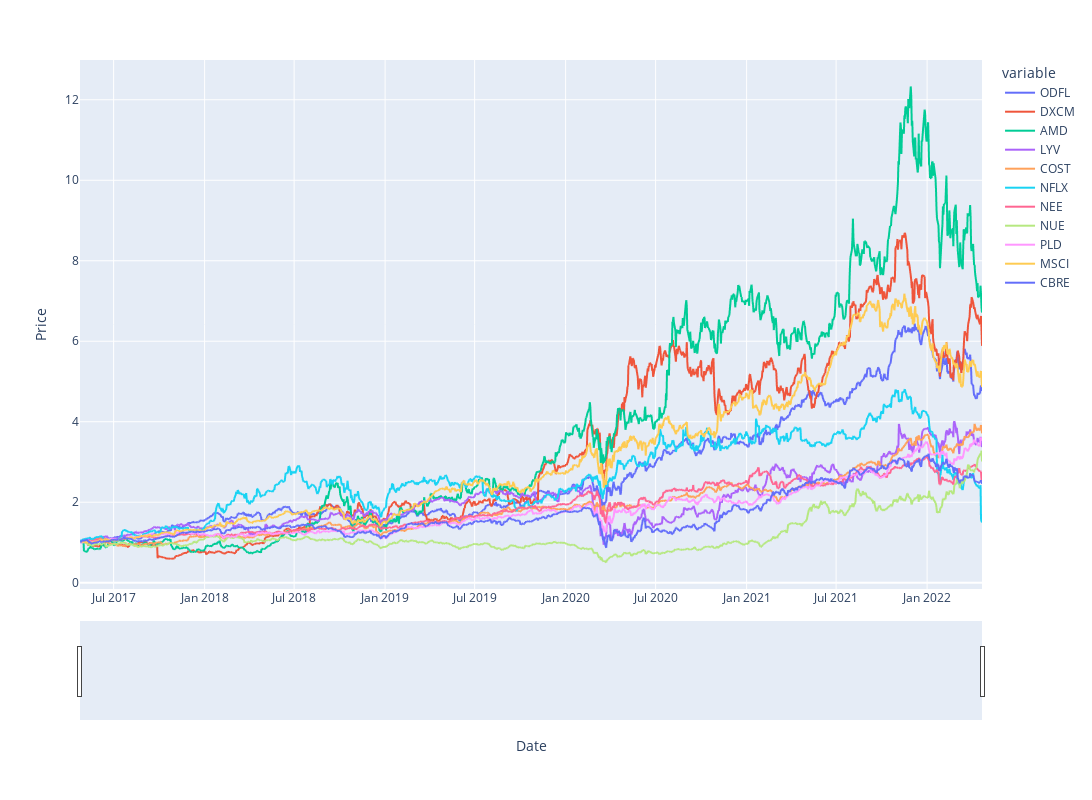

The notebook cell saved with this chart:
### Code cell
# Plot out cumulative returns for each stock since beginning of 2017
fig = px.line(mult_cum_df, x=mult_cum_df.index, y=mult_cum_df.columns)
fig.update_xaxes(title="Date", rangeslider_visible=True)
fig.update_yaxes(title="Price")
fig.update_layout(height=800, width=1300, 
                  showlegend=True)
fig.show()

### Figure 1 — Plotly figure (JSON) as saved in the notebook; plotly's stock layout.template omitted (floating-point values rounded to 4 significant figures; data arrays with more than 128 entries replaced by an {"elided": "..."} marker saying what was removed)
{"data": [{"hovertemplate": "variable=ODFL<br>Date=%{x}<br>value=%{y}<extra></extra>", "legendgroup": "ODFL", "line": {"color": "#636efa", "dash": "solid"}, "marker": {"symbol": "circle"}, "mode": "lines", "name": "ODFL", "showlegend": true, "type": "scattergl", "x": {"elided": "1260 str values"}, "xaxis": "x", "y": {"elided": "1260 float values"}, "yaxis": "y"}, {"hovertemplate": "variable=DXCM<br>Date=%{x}<br>value=%{y}<extra></extra>", "legendgroup": "DXCM", "line": {"color": "#EF553B", "dash": "solid"}, "marker": {"symbol": "circle"}, "mode": "lines", "name": "DXCM", "showlegend": true, "type": "scattergl", "x": {"elided": "1260 str values"}, "xaxis": "x", "y": {"elided": "1260 float values"}, "yaxis": "y"}, {"hovertemplate": "variable=AMD<br>Date=%{x}<br>value=%{y}<extra></extra>", "legendgroup": "AMD", "line": {"color": "#00cc96", "dash": "solid"}, "marker": {"symbol": "circle"}, "mode": "lines", "name": "AMD", "showlegend": true, "type": "scattergl", "x": {"elided": "1260 str values"}, "xaxis": "x", "y": {"elided": "1260 float values"}, "yaxis": "y"}, {"hovertemplate": "variable=LYV<br>Date=%{x}<br>value=%{y}<extra></extra>", "legendgroup": "LYV", "line": {"color": "#ab63fa", "dash": "solid"}, "marker": {"symbol": "circle"}, "mode": "lines", "name": "LYV", "showlegend": true, "type": "scattergl", "x": {"elided": "1260 str values"}, "xaxis": "x", "y": {"elided": "1260 float values"}, "yaxis": "y"}, {"hovertemplate": "variable=COST<br>Date=%{x}<br>value=%{y}<extra></extra>", "legendgroup": "COST", "line": {"color": "#FFA15A", "dash": "solid"}, "marker": {"symbol": "circle"}, "mode": "lines", "name": "COST", "showlegend": true, "type": "scattergl", "x": {"elided": "1260 str values"}, "xaxis": "x", "y": {"elided": "1260 float values"}, "yaxis": "y"}, {"hovertemplate": "variable=NFLX<br>Date=%{x}<br>value=%{y}<extra></extra>", "legendgroup": "NFLX", "line": {"color": "#19d3f3", "dash": "solid"}, "marker": {"symbol": "circle"}, "mode": "lines", "name": "NFLX", "showlegend": true, "type": "scattergl", "x": {"elided": "1260 str values"}, "xaxis": "x", "y": {"elided": "1260 float values"}, "yaxis": "y"}, {"hovertemplate": "variable=NEE<br>Date=%{x}<br>value=%{y}<extra></extra>", "legendgroup": "NEE", "line": {"color": "#FF6692", "dash": "solid"}, "marker": {"symbol": "circle"}, "mode": "lines", "name": "NEE", "showlegend": true, "type": "scattergl", "x": {"elided": "1260 str values"}, "xaxis": "x", "y": {"elided": "1260 float values"}, "yaxis": "y"}, {"hovertemplate": "variable=NUE<br>Date=%{x}<br>value=%{y}<extra></extra>", "legendgroup": "NUE", "line": {"color": "#B6E880", "dash": "solid"}, "marker": {"symbol": "circle"}, "mode": "lines", "name": "NUE", "showlegend": true, "type": "scattergl", "x": {"elided": "1260 str values"}, "xaxis": "x", "y": {"elided": "1260 float values"}, "yaxis": "y"}, {"hovertemplate": "variable=PLD<br>Date=%{x}<br>value=%{y}<extra></extra>", "legendgroup": "PLD", "line": {"color": "#FF97FF", "dash": "solid"}, "marker": {"symbol": "circle"}, "mode": "lines", "name": "PLD", "showlegend": true, "type": "scattergl", "x": {"elided": "1260 str values"}, "xaxis": "x", "y": {"elided": "1260 float values"}, "yaxis": "y"}, {"hovertemplate": "variable=MSCI<br>Date=%{x}<br>value=%{y}<extra></extra>", "legendgroup": "MSCI", "line": {"color": "#FECB52", "dash": "solid"}, "marker": {"symbol": "circle"}, "mode": "lines", "name": "MSCI", "showlegend": true, "type": "scattergl", "x": {"elided": "1260 str values"}, "xaxis": "x", "y": {"elided": "1260 float values"}, "yaxis": "y"}, {"hovertemplate": "variable=CBRE<br>Date=%{x}<br>value=%{y}<extra></extra>", "legendgroup": "CBRE", "line": {"color": "#636efa", "dash": "solid"}, "marker": {"symbol": "circle"}, "mode": "lines", "name": "CBRE", "showlegend": true, "type": "scattergl", "x": {"elided": "1260 str values"}, "xaxis": "x", "y": {"elided": "1260 float values"}, "yaxis": "y"}], "layout": {"height": 800, "legend": {"title": {"text": "variable"}, "tracegroupgap": 0}, "margin": {"t": 60}, "showlegend": true, "width": 1300, "xaxis": {"anchor": "y", "domain": [0, 1], "rangeslider": {"visible": true}, "title": {"text": "Date"}}, "yaxis": {"anchor": "x", "domain": [0, 1], "title": {"text": "Price"}}}}
